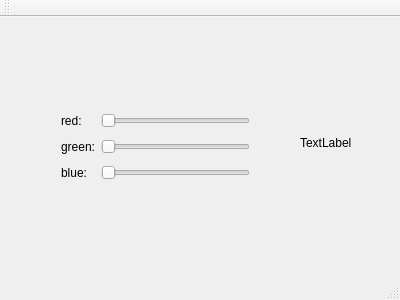
<?xml version="1.0" encoding="UTF-8"?>
<ui version="4.0">
 <class>MainWindow</class>
 <widget class="QMainWindow" name="MainWindow">
  <property name="geometry">
   <rect>
    <x>0</x>
    <y>0</y>
    <width>400</width>
    <height>300</height>
   </rect>
  </property>
  <property name="windowTitle">
   <string>MainWindow</string>
  </property>
  <widget class="QWidget" name="centralWidget">
   <widget class="QWidget" name="gridLayoutWidget">
    <property name="geometry">
     <rect>
      <x>50</x>
      <y>80</y>
      <width>211</width>
      <height>101</height>
     </rect>
    </property>
    <layout class="QGridLayout" name="gridLayout">
     <item row="1" column="1">
      <widget class="QSlider" name="horizontalSliderRed">
       <property name="orientation">
        <enum>Qt::Horizontal</enum>
       </property>
      </widget>
     </item>
     <item row="3" column="0">
      <widget class="QLabel" name="labelBlue">
       <property name="text">
        <string>blue:</string>
       </property>
      </widget>
     </item>
     <item row="1" column="0">
      <widget class="QLabel" name="labelRed">
       <property name="text">
        <string>red:</string>
       </property>
      </widget>
     </item>
     <item row="3" column="1">
      <widget class="QSlider" name="horizontalSliderBlue">
       <property name="orientation">
        <enum>Qt::Horizontal</enum>
       </property>
      </widget>
     </item>
     <item row="2" column="1">
      <widget class="QSlider" name="horizontalSliderGreen">
       <property name="orientation">
        <enum>Qt::Horizontal</enum>
       </property>
      </widget>
     </item>
     <item row="2" column="0">
      <widget class="QLabel" name="labelGreen">
       <property name="text">
        <string>green:</string>
       </property>
      </widget>
     </item>
    </layout>
   </widget>
   <widget class="QLabel" name="colorLabel">
    <property name="geometry">
     <rect>
      <x>300</x>
      <y>100</y>
      <width>62</width>
      <height>51</height>
     </rect>
    </property>
    <property name="text">
     <string>TextLabel</string>
    </property>
   </widget>
  </widget>
  <widget class="QMenuBar" name="menuBar">
   <property name="geometry">
    <rect>
     <x>0</x>
     <y>0</y>
     <width>400</width>
     <height>25</height>
    </rect>
   </property>
  </widget>
  <widget class="QToolBar" name="mainToolBar">
   <attribute name="toolBarArea">
    <enum>TopToolBarArea</enum>
   </attribute>
   <attribute name="toolBarBreak">
    <bool>false</bool>
   </attribute>
  </widget>
  <widget class="QStatusBar" name="statusBar"/>
 </widget>
 <layoutdefault spacing="6" margin="11"/>
 <resources/>
 <connections/>
</ui>
